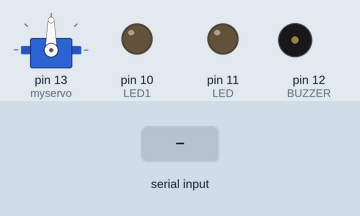
Recording of a sketch running on a simulated Arduino Uno, built with avr-gcc and run on an emulated ATmega328P. Parts: servo, output pins drawn as LEDs (lit = HIGH), buzzer (waves = sounding, pin HIGH). The inputs (shaded band) are chosen by the test bench.

Above: at 1.2 s.
1.3 s: "KANAN\n" received over Serial
At 2.4 s:
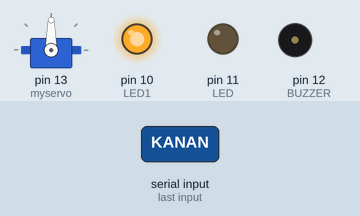
2.9 s: "1\n" received over Serial
At 3.5 s:
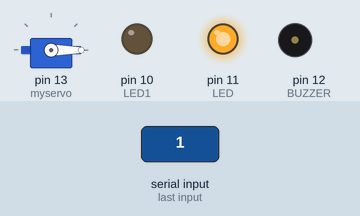
Timing chart, 0 to 5.9 s (numbered marks = the images above; inputs shaded):
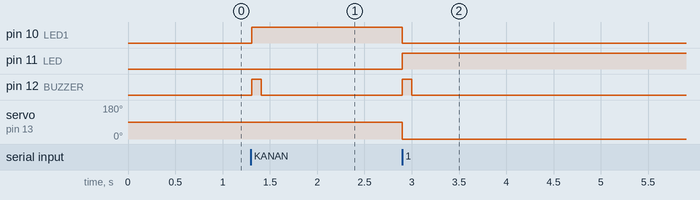

The sketch:

servo_serial.ino
```cpp
#include <Servo.h>
const int LED  = 11;
const int LED1 = 10;
const int BUZZER = 12;
Servo myservo;

void setup() {
  myservo.attach(13);
  Serial.begin(9600);
  pinMode(LED, OUTPUT);
  pinMode(LED1, OUTPUT);
  pinMode(BUZZER, OUTPUT);

}

void loop() {
  if (Serial.available()) {
    String input = Serial.readStringUntil('\n');
    input.trim(); // Remove any leading or trailing whitespace

    if (input == "KANAN") {
      digitalWrite(LED, LOW);
      myservo.write(90);
      digitalWrite(LED1, HIGH);
      digitalWrite(BUZZER, HIGH);
      delay(100);
      digitalWrite(BUZZER, LOW);
    } else {
      myservo.write(0);
      digitalWrite(LED1, LOW);
      digitalWrite(LED, HIGH);
      digitalWrite(BUZZER, HIGH);
      delay(100);
      digitalWrite(BUZZER, LOW);
    }
  }
}
```

Measured:
- after the input at 1.3 s, pin 10 (LED1): LOW → HIGH at once; pin 12 (BUZZER): LOW → HIGH at once, → LOW 0.10 s later
- after the input at 2.9 s, pin 10 (LED1): HIGH → LOW at once; pin 11 (LED): LOW → HIGH at once; pin 12 (BUZZER): LOW → HIGH at once, → LOW 0.10 s later; servo on pin 13 (myservo): 90° → 0° at once
